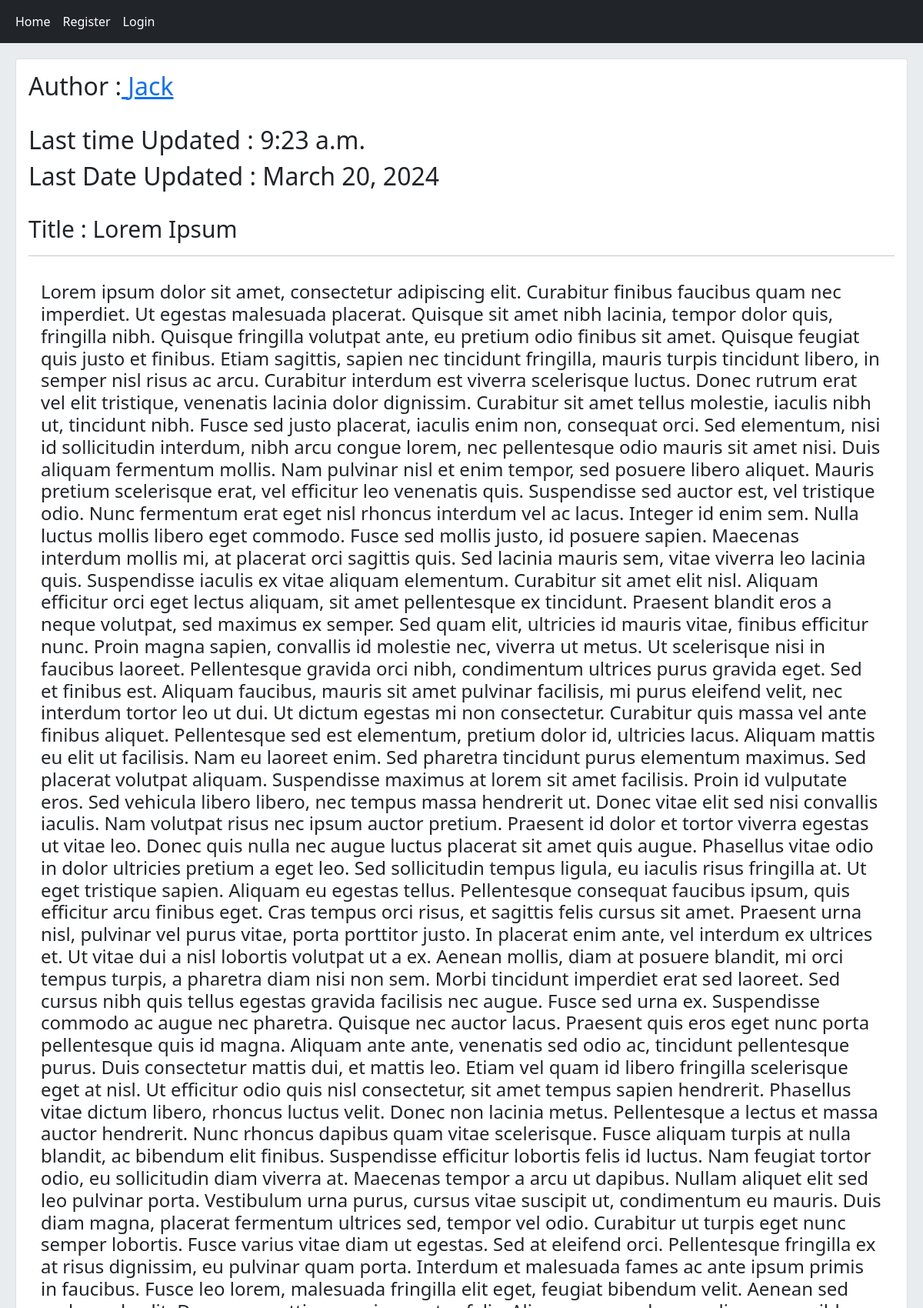
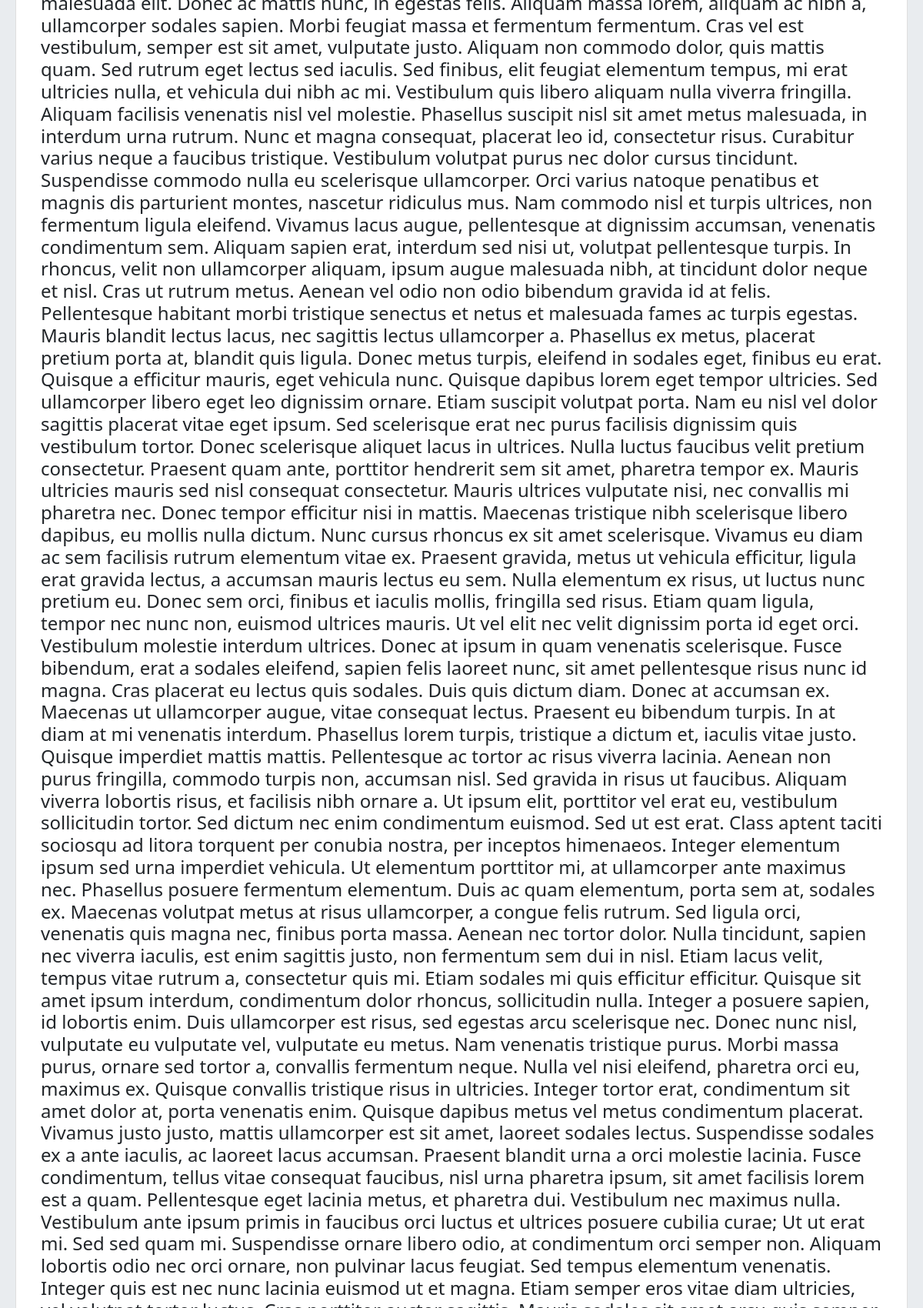
Page /post/2/lorem-ipsum/ (upper part) on the committed database (2 pictures, top to bottom).
### home/models.py (models this page shows, shortened)
class Post(models.Model):
    user = models.ForeignKey(User, on_delete=models.CASCADE, related_name="posts")
    title = models.CharField(max_length=100)
    body = models.TextField()
    slug = models.SlugField()
    created = models.DateTimeField(auto_now_add=True)
    updated = models.DateTimeField(auto_now=True)
    class Meta:
        ordering = ["-updated", "-created"]

### home/views.py (the view)
# urls.py: path("post/<int:post_id>/<slug:post_slug>/", views.PostDetailView.as_view(), name='post_detail'),
class PostDetailView(View):
    def get(self, request, post_id, post_slug):
        post = get_object_or_404(Post, pk=post_id, slug=post_slug)
        context = {
        "post": post,
        }
        return render(request, "home/post_detail.html", context)

### home/templates/home/post_detail.html (shortened to what this page needs)
{% extends 'base.html' %}
{% block content %}
    <div class="card">
        <div class="card-body">
            <h2 class="card-title">Author :<a href="{% url 'account:user_profile' post.user.id %}"> {{ post.user.username }}</a></h2>
            <br />
            <h2 class="card-title">Last time Updated : {{ post.updated.time }}</h2>
            <h2 class="card-title">Last Date Updated : {{ post.updated.date }}</h2>
            <br />
            <h2 class="card-title" style="font-size: 30px;">Title : {{ post.title }}</h2>
            <hr/>
            <h4 class="card-body">
            </h4>
                </div>
{% endblock content %}

### rows in the picture
Post: user.username "Jack", updated.time "9:23 a.m.", updated "March 20, 2024", title "Lorem Ipsum"
